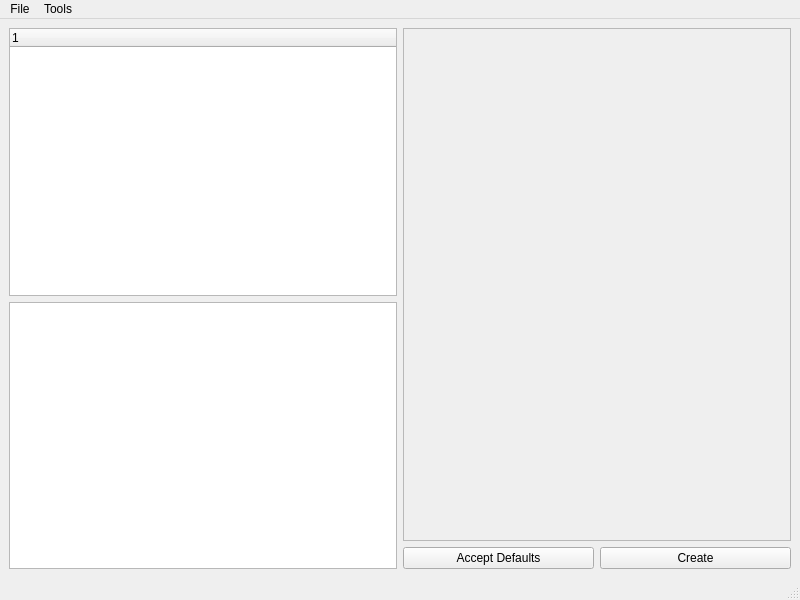
<?xml version="1.0" encoding="UTF-8"?>
<ui version="4.0">
 <class>main_win</class>
 <widget class="QMainWindow" name="main_win">
  <property name="geometry">
   <rect>
    <x>0</x>
    <y>0</y>
    <width>800</width>
    <height>600</height>
   </rect>
  </property>
  <property name="windowTitle">
   <string>Video-in visualizer</string>
  </property>
  <widget class="QWidget" name="frame_layout">
   <layout class="QHBoxLayout" name="horizontalLayout">
    <item>
     <layout class="QVBoxLayout" name="left_vert">
      <property name="sizeConstraint">
       <enum>QLayout::SetMaximumSize</enum>
      </property>
      <item>
       <widget class="QTreeWidget" name="current_dag">
        <column>
         <property name="text">
          <string notr="true">1</string>
         </property>
        </column>
       </widget>
      </item>
      <item>
       <widget class="QListWidget" name="available_libs"/>
      </item>
     </layout>
    </item>
    <item>
     <layout class="QVBoxLayout" name="right_vert">
      <property name="sizeConstraint">
       <enum>QLayout::SetMaximumSize</enum>
      </property>
      <item>
       <widget class="QScrollArea" name="options_pane">
        <property name="enabled">
         <bool>false</bool>
        </property>
        <property name="acceptDrops">
         <bool>false</bool>
        </property>
        <property name="widgetResizable">
         <bool>true</bool>
        </property>
        <property name="alignment">
         <set>Qt::AlignLeading|Qt::AlignLeft|Qt::AlignTop</set>
        </property>
        <widget class="QWidget" name="options_scroll_area">
         <property name="geometry">
          <rect>
           <x>0</x>
           <y>0</y>
           <width>379</width>
           <height>479</height>
          </rect>
         </property>
         <layout class="QVBoxLayout" name="verticalLayout_2"/>
        </widget>
       </widget>
      </item>
      <item>
       <layout class="QHBoxLayout" name="buttons_array">
        <property name="sizeConstraint">
         <enum>QLayout::SetDefaultConstraint</enum>
        </property>
        <item>
         <widget class="QPushButton" name="defaults_button">
          <property name="text">
           <string>Accept Defaults</string>
          </property>
         </widget>
        </item>
        <item>
         <widget class="QPushButton" name="create_button">
          <property name="text">
           <string>Create</string>
          </property>
         </widget>
        </item>
       </layout>
      </item>
     </layout>
    </item>
   </layout>
  </widget>
  <widget class="QMenuBar" name="menubar">
   <property name="geometry">
    <rect>
     <x>0</x>
     <y>0</y>
     <width>800</width>
     <height>24</height>
    </rect>
   </property>
   <widget class="QMenu" name="menuFile">
    <property name="title">
     <string>File</string>
    </property>
    <addaction name="actionNew"/>
    <addaction name="actionOpen"/>
    <addaction name="actionSave"/>
    <addaction name="actionSave_As"/>
    <addaction name="actionQuit"/>
   </widget>
   <widget class="QMenu" name="menuTools">
    <property name="title">
     <string>Tools</string>
    </property>
    <addaction name="actionGraph_Visualizer"/>
   </widget>
   <addaction name="menuFile"/>
   <addaction name="menuTools"/>
  </widget>
  <widget class="QStatusBar" name="statusbar"/>
  <action name="actionNew">
   <property name="text">
    <string>New</string>
   </property>
   <property name="shortcut">
    <string>Ctrl+N</string>
   </property>
  </action>
  <action name="actionOpen">
   <property name="text">
    <string>Open</string>
   </property>
   <property name="shortcut">
    <string>Ctrl+O</string>
   </property>
  </action>
  <action name="actionSave">
   <property name="text">
    <string>Save</string>
   </property>
   <property name="shortcut">
    <string>Ctrl+S</string>
   </property>
  </action>
  <action name="actionSave_As">
   <property name="text">
    <string>Save As..</string>
   </property>
   <property name="shortcut">
    <string>Ctrl+A</string>
   </property>
  </action>
  <action name="actionQuit">
   <property name="text">
    <string>Quit</string>
   </property>
   <property name="shortcut">
    <string>Ctrl+Q</string>
   </property>
  </action>
  <action name="actionGraph_Visualizer">
   <property name="text">
    <string>Graph Visualizer</string>
   </property>
   <property name="shortcut">
    <string>Ctrl+T</string>
   </property>
  </action>
 </widget>
 <resources/>
 <connections/>
</ui>
